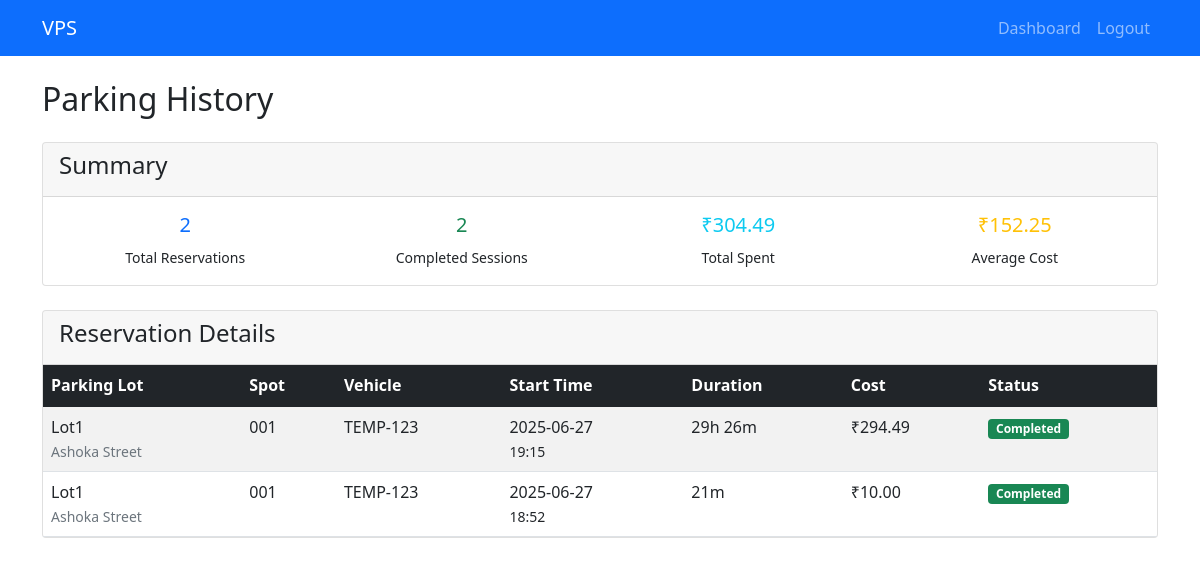
Before: /user/history (signed in) with the older database file.
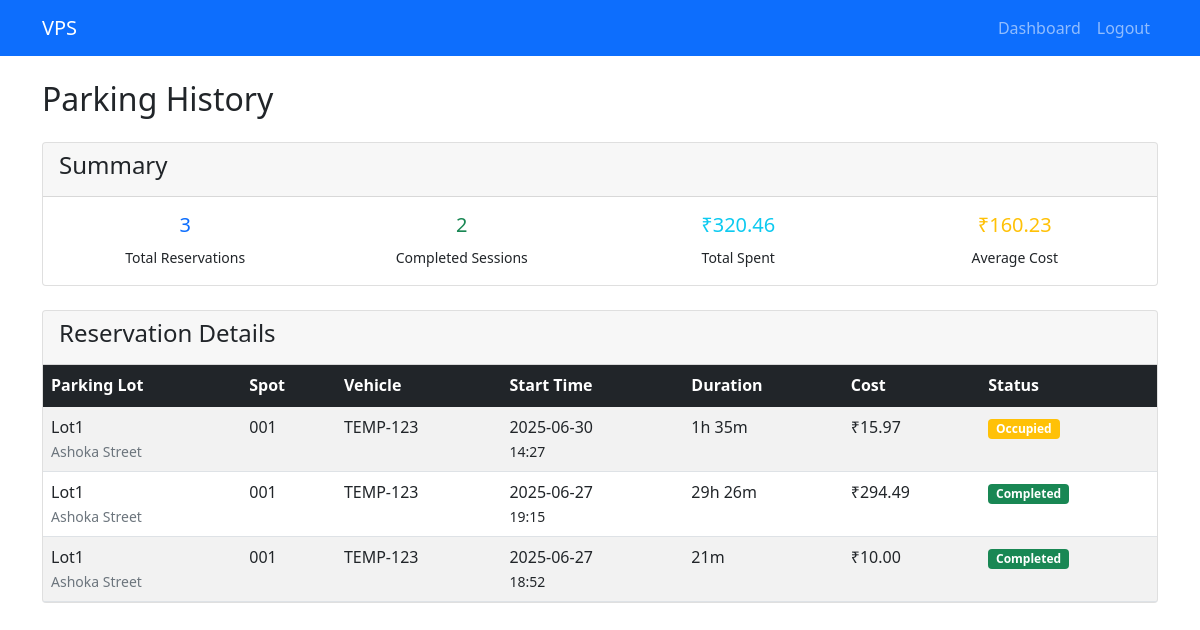
After: the same page with the newer database file.
### models/models.py (models this page shows, shortened)
class ParkingLot(Base):
    __tablename__ = "parking_lots"
    id = Column(Integer, primary_key=True)
    name = Column(String, nullable=False)
    address_line_1 = Column(String, nullable=False)
    address_line_2 = Column(String)
    address_line_3 = Column(String)
    pin_code = Column(String(10), nullable=False)
    price_per_hour = Column(Numeric(10, 2), nullable=False)
    number_of_spots = Column(Integer, nullable=False)
    spots = relationship(
        "ParkingSpot", back_populates="parking_lot", cascade="all, delete-orphan"
    )

class ParkingSpot(Base):
    __tablename__ = "parking_spots"
    id = Column(Integer, primary_key=True)
    spot_number = Column(String, nullable=False)
    status = Column(PgEnum(SpotStatus), default=SpotStatus.AVAILABLE, nullable=False)
    parking_lot_id = Column(Integer, ForeignKey("parking_lots.id"), nullable=False)
    parking_lot = relationship("ParkingLot", back_populates="spots")
    reservations = relationship(
        "Reservation", back_populates="parking_spot", cascade="all, delete-orphan"
    )

class Reservation(Base):
    __tablename__ = "reservations"
    id = Column(Integer, primary_key=True)
    user_id = Column(Integer, ForeignKey("users.id"), nullable=False)
    parking_spot_id = Column(Integer, ForeignKey("parking_spots.id"), nullable=False)
    vehicle_number = Column(String, nullable=False)
    start_time = Column(DateTime, default=datetime.utcnow, nullable=False)
    occupy_time = Column(DateTime, nullable=True)  # Added: When user actually parks
    end_time = Column(DateTime, nullable=True)  # NULL → active
    user = relationship("User", back_populates="reservations")
    parking_spot = relationship("ParkingSpot", back_populates="reservations")

### app.py (the view)
@app.route("/user/history")
@login_required
@role_required("user")
def parking_history():
    with SessionLocal() as db:
        reservations = (
            db.query(Reservation)
            .filter_by(user_id=session["user_id"])
            .options(
                selectinload(Reservation.parking_spot)
                .selectinload(ParkingSpot.parking_lot)
            )
            .order_by(Reservation.start_time.desc())
            .all()
        )
        history_data = []
        total_spent = 0
        for reservation in reservations:
            details = get_reservation_details(reservation)
            history_data.append(details)
            total_spent += details['cost']
        summary = {
            'total_reservations': len(reservations),
            'completed_reservations': len([r for r in reservations if r.end_time]),
            'total_spent': round(total_spent, 2),
            'average_cost': round(total_spent / max(1, len([r for r in reservations if r.end_time])), 2)
        }
        return render_template("user/history.html",
                             history_data=history_data,
                             summary=summary)

### app.py (called while the page is built)
def calculate_cost(reservation):
    if not reservation.end_time:
        end_time = datetime.now()
    else:
        end_time = reservation.end_time
    duration = end_time - reservation.start_time
    hours = max(1, duration.total_seconds() / 3600)
    hourly_rate = float(reservation.parking_spot.parking_lot.price_per_hour)
    total_cost = round(hours * hourly_rate, 2)
    return total_cost

def format_duration(start_time, end_time=None):
    if not end_time:
        end_time = datetime.now()
    duration = end_time - start_time
    total_minutes = int(duration.total_seconds() / 60)
    hours = total_minutes // 60
    minutes = total_minutes % 60
    if hours > 0:
        return f"{hours}h {minutes}m"
    else:
        return f"{minutes}m"

def login_required(view):
    @wraps(view)
    def wrapped(*a, **kw):
        if "user_id" not in session:
            flash("Please log in first.")
            return redirect(url_for("login"))
        return view(*a, **kw)
    return wrapped

### templates/user/history.html (shortened to what the changed rows need)
<!DOCTYPE html>
<html lang="en">
<head>
    <link href="https://cdn.jsdelivr.net/npm/bootstrap@5.1.3/dist/css/bootstrap.min.css" rel="stylesheet">
</head>
<body>
    <div class="container mt-4">
        <h2 class="mb-4">Parking History</h2>
        <div class="card mb-4">
            <div class="card-body">
                <div class="row">
                    <div class="col-md-3">
                        <div class="text-center">
                            <h5 class="text-primary">{{ summary.total_reservations }}</h5>
                            <small>Total Reservations</small>
                        </div>
                    </div>
                    <div class="col-md-3">
                        <div class="text-center">
                            <h5 class="text-info">₹{{ "%.2f"|format(summary.total_spent) }}</h5>
                            <small>Total Spent</small>
                        </div>
                    </div>
                    <div class="col-md-3">
                        <div class="text-center">
                            <h5 class="text-warning">₹{{ "%.2f"|format(summary.average_cost) }}</h5>
                            <small>Average Cost</small>
                        </div>
                    </div>
                </div>
            </div>
        </div>
        {% if history_data %}
        <div class="card">
            <div class="card-body p-0">
                <div class="table-responsive">
                    <table class="table table-striped mb-0">
                        <thead class="table-dark">
                            <tr>
                                <th>Parking Lot</th>
                                <th>Spot</th>
                                <th>Vehicle</th>
                                <th>Start Time</th>
                                <th>Duration</th>
                                <th>Cost</th>
                                <th>Status</th>
                            </tr>
                        </thead>
                        <tbody>
                            {% for item in history_data %}
                            <tr>
                                <td>
                                    {{ item.reservation.parking_spot.parking_lot.name }}<br>
                                    <small class="text-muted">{{ item.reservation.parking_spot.parking_lot.address_line_1 }}</small>
                                </td>
                                <td>{{ item.reservation.parking_spot.spot_number }}</td>
                                <td>{{ item.reservation.vehicle_number }}</td>
                                <td>
                                    {{ item.reservation.start_time.strftime('%Y-%m-%d') }}<br>
                                    <small>{{ item.reservation.start_time.strftime('%H:%M') }}</small>
                                </td>
                                <td>{{ item.duration_formatted }}</td>
                                <td>
                                    {% if item.cost > 0 %}
                                        ₹{{ "%.2f"|format(item.cost) }}
                                    {% else %}
                                        -
                                    {% endif %}
                                </td>
                                <td>
                                    {% if item.status == 'Completed' %}
                                        <span class="badge bg-success">{{ item.status }}</span>
                                    {% elif item.status == 'Occupied' %}
                                        <span class="badge bg-warning">{{ item.status }}</span>
                                    {% else %}
                                        <span class="badge bg-primary">{{ item.status }}</span>
                                    {% endif %}
                                </td>
                            </tr>
                            {% endfor %}
                        </tbody>
                    </table>
                </div>
            </div>
        </div>
        {% endif %}
    </div>
</body>
</html>

Changed rows visible on the page:
added Reservation: reservation.vehicle_number "TEMP-123", reservation.start_time "2025-06-30", reservation.start_time "14:27"
Other visible differences:
{{ summary.total_reservations }}: "2" → "3"
{{ "%.2f"|format(summary.total_spent) }}: "304.49" → "320.46"
{{ "%.2f"|format(summary.average_cost) }}: "152.25" → "160.23"
new list line: "Lot1 Ashoka Street"
new list line: "001"
new list line: "1h 35m ₹ 15.97 Occupied"
